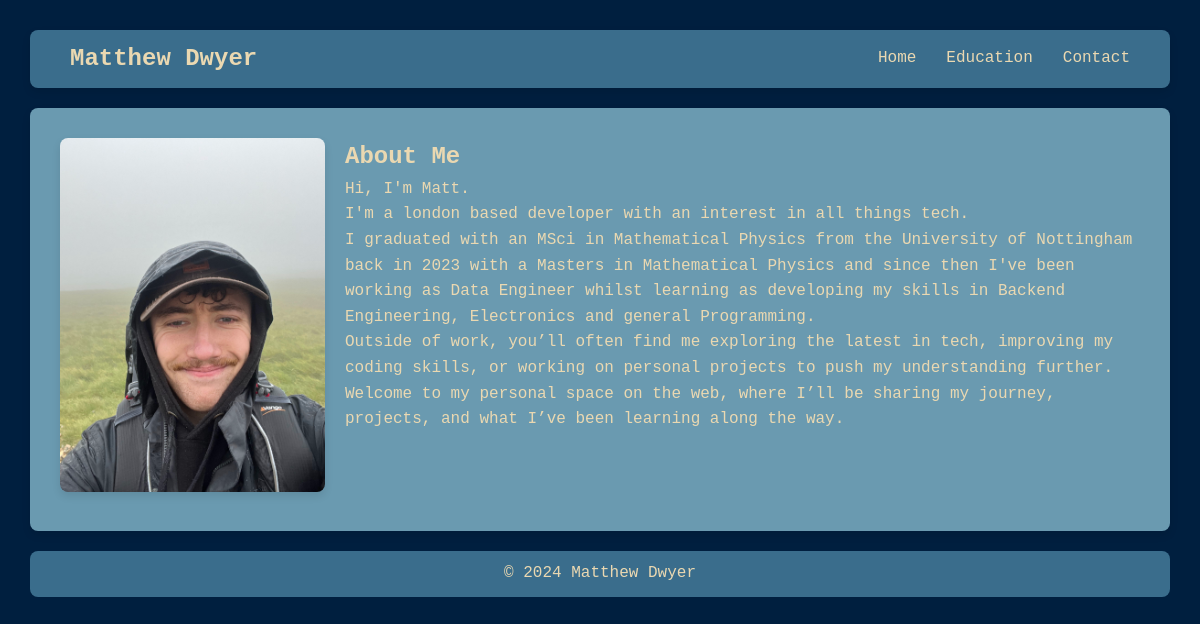
The app's page /, older data.
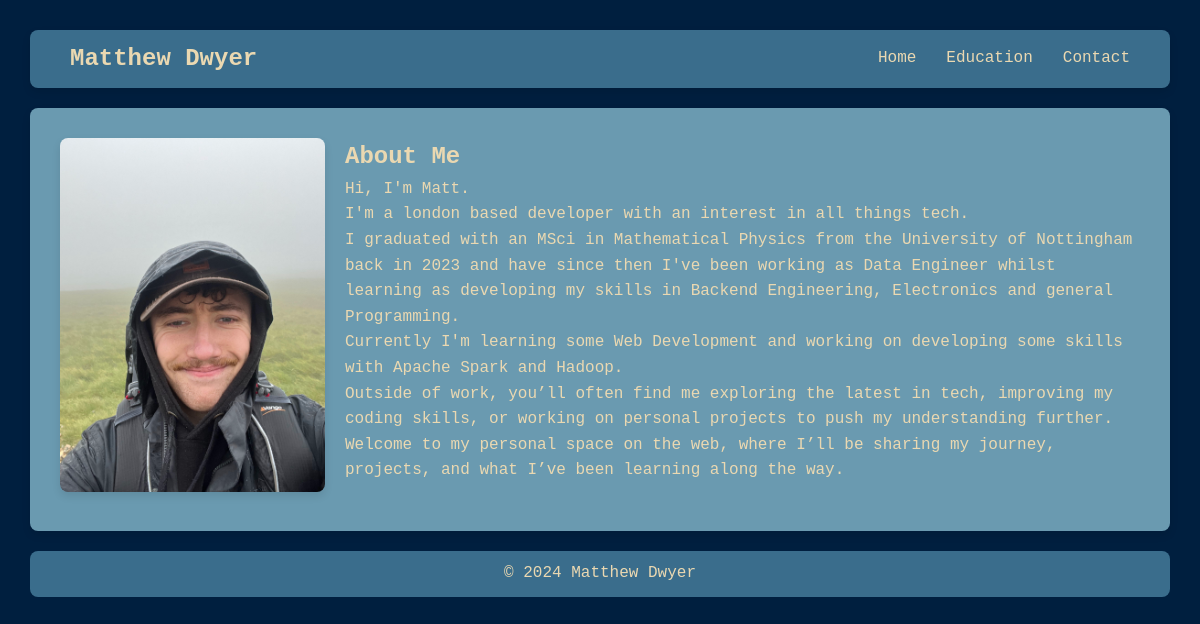
The same page, newer data.
### core/models.py (models this page shows, shortened)
class HomePageContent(models.Model):
    title = models.CharField(max_length=200, null=True, blank=True)
    note = models.CharField(max_length=200, null=True, blank=True)
    body = models.TextField()
    position = models.PositiveIntegerField()
    class Meta:
        ordering = ['position']

### core/views.py (the view)
# urls.py: path('', views.home, name='home'),
def home(request):
    content = HomePageContent.objects.all()
    return render(request, 'core/home.html', {'content': content})

### core/templates/core/home.html (shortened to what this page needs)
<!DOCTYPE html>
<html lang="en">
<head>
    {% load static %}
    <link rel="stylesheet" href="{% static '\core\styles.css' %}">
</head>
<body>
    <nav>
        <div class="nav-container">
            <h1 class="logo"><a href="{% url 'home' %}">Matthew Dwyer</a></h1>
            <div class="nav-link">
                <a href="{% url 'home' %}">Home</a>
                <a href="{% url 'education' %}">Education</a>
                <a href="{% url 'contact' %}">Contact</a>
            </div>
        </div>
    </nav>
    <main>
        <div class="home-content">
            <div class="home-image">
                <img src="{% static '\core\images\profile photo.jpg' %}" alt="Me!">
            </div>
            <div class="home-text-container">
                {% for text in content %}
                    <article>
                        {% if text.title %}
                            <h2>{{ text.title }}</h2>
                        {% endif %}
                        <p>{{ text.body|linebreaks }}</p>
                    </article>
                {% endfor %}
            </div>
        </div>
    </main>
<footer>
    <div class="container">
        <p>&copy; <span id="year"></span> Matthew Dwyer</p>
    </div>
</footer>
</body>
</html>

### core/static/core/styles.css (style rules this page uses)
:root { --primary-color: #3A6D8C; --secondary-color: #6A9AB0; --background-color: #001F3F; --font-color: #EAD8B1; --hover-color: #2980b9; --font-main: "Lucida Console", Monaco, monospace; --padding: 10px; }
* { margin: 0; padding: 0; box-sizing: border-box; }
.nav-container { display: flex; justify-content: space-between; align-items: center; background: var(--primary-color); color: var(--secondary-color); padding: 10px 30px; border-radius: 8px; box-shadow: 0 4px 8px rgba(0, 0, 0, 0.1); }
.logo { color: var(--secondary-color); }
.logo a { text-decoration: none; color: var(--font-color); padding: 5px 10px; border-radius: 8px; }
.nav-link { display: flex; gap: 10px; }
.nav-link a { text-decoration: none; color: var(--font-color); padding: 5px 10px; border-radius: 8px; }
main { background-color: var(--secondary-color); padding: 30px; margin-top: 20px; border-radius: 8px; box-shadow: 0 4px 8px rgba(0, 0, 0, 0.1); }
body { font-family: var(--font-main); background-color: var(--background-color); color: var(--font-color); line-height: 1.6; padding: 30px; }
.home-content { display: flex; gap: 20px; align-items: flex-start; flex-wrap: wrap; }
.home-image { flex: 1; max-width: 300px; width: 100%; }
.home-image img { width: 100%; height: auto; border-radius: 8px; box-shadow: 0 4px 8px rgba(0, 0, 0, 0.1); }
.home-text-container { flex: 3; }
footer { background: var(--primary-color); color: var(--font-color); text-align: center; padding: 10px 0; margin-top: 20px; border-radius: 8px; }

Row changes from the older to the newer data that the page shows:
changed HomePageContent: body "…Nottingham back in 2023 with a Masters in Mathematical Physics and since then I've been…" → "…Nottingham back in 2023 and have since then I've been…"
added HomePageContent: body "Currently I'm learning some Web Development and working on developing some skills with Apache Spark and Hadoop."
